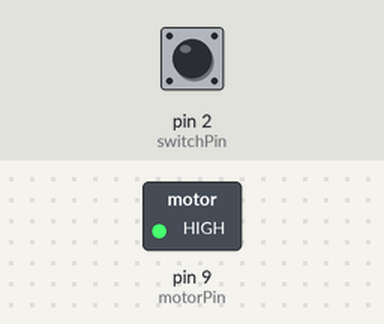
Bench run of a sketch on a simulated Arduino Uno, built with avr-gcc and run on an emulated ATmega328P. On the bench: switched loads named in the sketch (green lamp = pin HIGH). Inputs (shaded band) come from the test bench; at power-on: pin 2 (switchPin) HIGH.

Above: at 1.2 s.
1.3 s: pin 2 (switchPin) pulled LOW for 0.15 s
At 1.37 s:
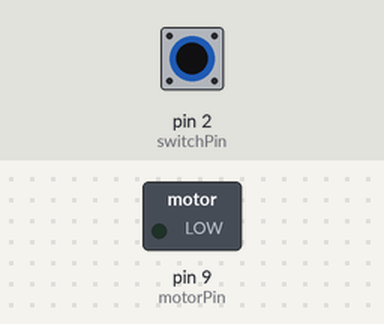
2.9 s: pin 2 (switchPin) pulled LOW for 3.2 s
At 6.8 s:
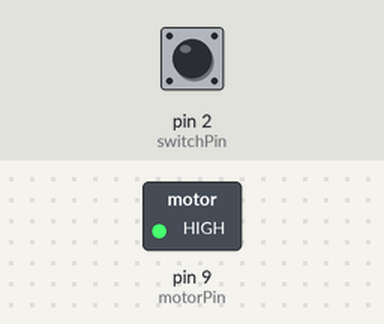
Timing chart, 0 to 8.3 s (numbered marks = the images above; inputs shaded):
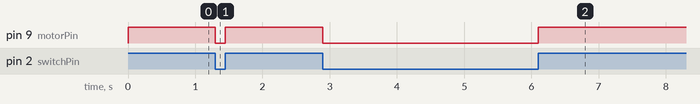

The sketch:

Project09.ino
```cpp
// Set the switch and motor pins.
const int switchPin = 2;
const int motorPin =  9;

// Initialize the switch pin as an input and the motor pin as an output.
void setup() {
  pinMode(motorPin, OUTPUT);
  pinMode(switchPin, INPUT);
}

// Set the motor state based on the switch.
void loop() {
  digitalWrite(motorPin, digitalRead(switchPin));
}
```

Measured:
- after the input at 1.3 s, pin 9 (motorPin): HIGH → LOW at once, → HIGH 0.15 s later
- after the input at 2.9 s, pin 9 (motorPin): HIGH → LOW at once, → HIGH 3.2 s later
